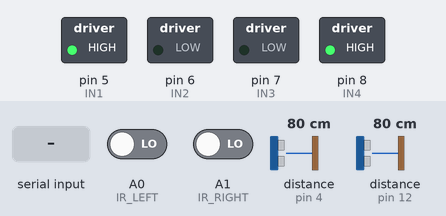
The sketch below on a simulated Arduino Uno, built with avr-gcc and run on an emulated ATmega328P. Shown: switched loads named in the sketch (green lamp = pin HIGH). Wiring (inferred from the names in the program): ultrasonic range finder: trigger pin 13; echo pin 12. The test bench sets the inputs (shaded band); at power-on: A0 (IR_LEFT) LOW, distance to the obstacle (sensors on pin 12, pin 4) 80 cm, A1 (IR_RIGHT) LOW. The echo pulse lasts 58.3 µs per cm; pins used as bus, display or sensor lines are not drawn; what the sketch prints to the serial monitor is not drawn.

Above: at 4.0 s.
4.1 s: A0 (IR_LEFT) driven HIGH
At 4.5 s:
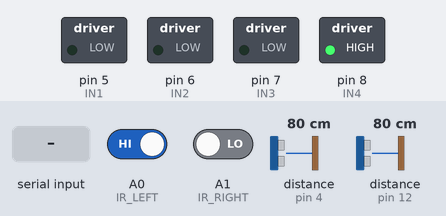
5.6 s: distance to the obstacle (sensor on pin 12) set to 24 cm
7.3 s: distance to the obstacle (sensor on pin 12) set to 19 cm
At 9.0 s:
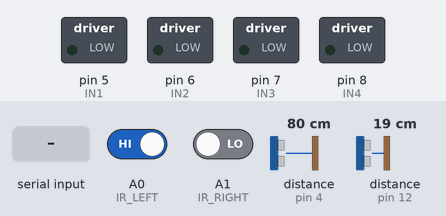
9.3 s: "M" received over Serial
11.3 s: "B" received over Serial
At 12.2 s:
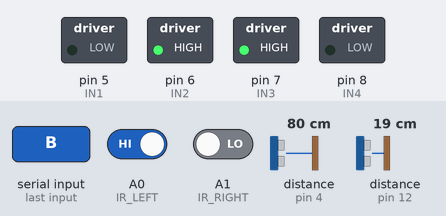
12.8 s: "L" received over Serial
At 13.3 s:
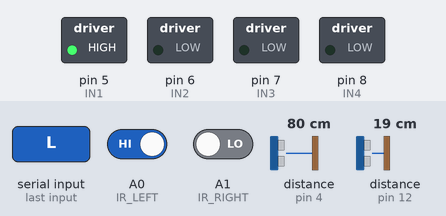
Timing chart, 0 to 15.3 s (numbered marks = the images above; inputs shaded):
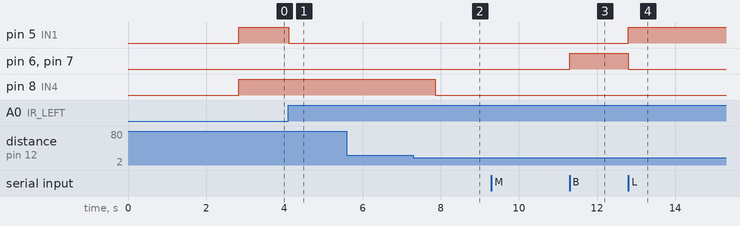

Measured:
- the behaviour switches between 22 and 21 cm on distance to the obstacle (sensor on pin 12) (found by bisection; images 1 and 2)
- after the input at 4.1 s, pin 5 (IN1): HIGH → LOW at once
- after the input at 5.6 s, every drawn part: stays the same
- after the input at 7.3 s, pin 8 (IN4): HIGH → LOW after 0.56 s
- after the input at 9.3 s, every drawn part: stays the same
- after the input at 11.3 s, pin 6 (IN2), pin 7 (IN3): LOW → HIGH at once
- after the input at 12.8 s, pin 5 (IN1): LOW → HIGH at once; pin 6 (IN2), pin 7 (IN3): HIGH → LOW at once

The sketch:

buggy_integrated.ino
```cpp
/*
 * ============================================================
 *  INTEGRATED AUTONOMOUS BUGGY CONTROLLER
 * ============================================================
 *  Features:
 *   - Line following via dual IR sensors (A0, A1)
 *   - Obstacle detection via HC-SR04 ultrasonic sensor
 *   - Gantry detection via RF pulse on pin 4
 *   - Full supervisory serial control (F/B/L/R/S/A/P commands)
 *   - Completes exactly 2 clockwise laps of the track
 *   - Safe parking on obstacle or manual command
 *   - Prints buggy state at every gantry and key event
 * ============================================================
 *  PIN MAPPING
 *   Motor A  IN1 → D5   IN2 → D6
 *   Motor B  IN3 → D7   IN4 → D8
 *   IR Left  → A0    IR Right → A1
 *   Ultrasonic TRIG → D13   ECHO → D12
 *   RF/Gantry pulse → D4
 * ============================================================
 */

// ── Motor pins ───────────────────────────────────────────────
#define IN1 5
#define IN2 6
#define IN3 7
#define IN4 8

// ── Sensor pins ──────────────────────────────────────────────
#define IR_LEFT   A0
#define IR_RIGHT  A1
#define TRIG_PIN  13
#define ECHO_PIN  12
#define RF_PIN    4

// ── Tuning constants ─────────────────────────────────────────
#define OBSTACLE_DIST_CM   20     // Stop if object closer than this
#define GANTRY_COUNT        3     // Total gantries per lap
#define TOTAL_LAPS          2     // Number of clockwise laps to complete
#define GANTRY_PAUSE_MS  1000     // Pause at each gantry (ms)
#define OBSTACLE_PAUSE_MS 2000    // Pause when obstacle detected (ms)
#define PARK_SETTLE_MS    500     // Settle delay after parking

// ── Gantry RF pulse windows (µs) ─────────────────────────────
#define GANTRY1_LOW  1500
#define GANTRY1_HIGH 2000
#define GANTRY2_LOW  2500
#define GANTRY2_HIGH 3000
#define GANTRY3_LOW   500
#define GANTRY3_HIGH 1000

// ── Mode flags ───────────────────────────────────────────────
//   MODE_AUTO   : full autonomous line-follow + obstacle avoid
//   MODE_MANUAL : serial supervisory control overrides motors
#define MODE_AUTO   0
#define MODE_MANUAL 1

// ── Global state ─────────────────────────────────────────────
int  mode        = MODE_AUTO;   // current operating mode
int  lapCount    = 0;           // completed laps
int  gantryCount = 0;           // gantries passed this lap
bool parked      = false;       // true when safely parked
bool obstacleHeld = false;      // true while obstacle is blocking
long duration;
int  distance;

// ─────────────────────────────────────────────────────────────
//  MOTOR PRIMITIVES
// ─────────────────────────────────────────────────────────────
void motorStop() {
  digitalWrite(IN1, LOW);
  digitalWrite(IN2, LOW);
  digitalWrite(IN3, LOW);
  digitalWrite(IN4, LOW);
}

void forward() {
  digitalWrite(IN1, HIGH); digitalWrite(IN2, LOW);
  digitalWrite(IN3, LOW);  digitalWrite(IN4, HIGH);
}

void backward() {
  digitalWrite(IN1, LOW);  digitalWrite(IN2, HIGH);
  digitalWrite(IN3, HIGH); digitalWrite(IN4, LOW);
}

// Gentle left curve  – left motor slower (off), right motor on
void turnLeft() {
  digitalWrite(IN1, HIGH); digitalWrite(IN2, LOW);
  digitalWrite(IN3, LOW);  digitalWrite(IN4, LOW);
}

// Gentle right curve – right motor slower (off), left motor on
void turnRight() {
  digitalWrite(IN1, LOW);  digitalWrite(IN2, LOW);
  digitalWrite(IN3, LOW);  digitalWrite(IN4, HIGH);
}

// Pivot clockwise in place
void pivotClockwise() {
  digitalWrite(IN1, LOW);  digitalWrite(IN2, HIGH);
  digitalWrite(IN3, LOW);  digitalWrite(IN4, HIGH);
}

// Pivot anti-clockwise in place
void pivotAntiClockwise() {
  digitalWrite(IN1, HIGH); digitalWrite(IN2, LOW);
  digitalWrite(IN3, HIGH); digitalWrite(IN4, LOW);
}

// ─────────────────────────────────────────────────────────────
//  ULTRASONIC DISTANCE
// ─────────────────────────────────────────────────────────────
int readDistanceCM() {
  digitalWrite(TRIG_PIN, LOW);
  delayMicroseconds(2);
  digitalWrite(TRIG_PIN, HIGH);
  delayMicroseconds(10);
  digitalWrite(TRIG_PIN, LOW);
  duration = pulseIn(ECHO_PIN, HIGH, 30000); // 30 ms timeout
  if (duration == 0) return 999;             // no echo → clear
  return (int)(duration * 0.0343 / 2.0);
}

// ─────────────────────────────────────────────────────────────
//  GANTRY DETECTION  (RF pulse width)
// ─────────────────────────────────────────────────────────────
// Returns 0 if no gantry, 1/2/3 for the matching gantry
int detectGantry() {
  if (digitalRead(RF_PIN) == LOW) return 0;
  unsigned long pw = pulseIn(RF_PIN, HIGH, 5000); // 5 ms timeout
  if (pw == 0) return 0;
  if (pw > GANTRY1_LOW && pw < GANTRY1_HIGH) return 1;
  if (pw > GANTRY2_LOW && pw < GANTRY2_HIGH) return 2;
  if (pw > GANTRY3_LOW && pw < GANTRY3_HIGH) return 3;
  return 0;
}

// ─────────────────────────────────────────────────────────────
//  STATUS PRINTING
// ─────────────────────────────────────────────────────────────
void printTrackState(const char* event) {
  int l = digitalRead(IR_LEFT);
  int r = digitalRead(IR_RIGHT);
  int d = readDistanceCM();

  Serial.println(F("╔══════════════════════════════╗"));
  Serial.println(F("║      BUGGY STATUS REPORT     ║"));
  Serial.println(F("╠══════════════════════════════╣"));

  Serial.print  (F("║ Event      : ")); Serial.println(event);
  Serial.print  (F("║ Lap        : ")); Serial.print(lapCount);
  Serial.print  (F(" / ")); Serial.println(TOTAL_LAPS);
  Serial.print  (F("║ Gantry #   : ")); Serial.println(gantryCount);
  Serial.print  (F("║ IR Left    : ")); Serial.println(l ? "ON LINE" : "OFF LINE");
  Serial.print  (F("║ IR Right   : ")); Serial.println(r ? "ON LINE" : "OFF LINE");
  Serial.print  (F("║ Distance   : ")); Serial.print(d); Serial.println(F(" cm"));
  Serial.print  (F("║ Mode       : ")); Serial.println(mode == MODE_AUTO ? "AUTO" : "MANUAL");
  Serial.print  (F("║ Parked     : ")); Serial.println(parked ? "YES" : "NO");
  Serial.println(F("╚══════════════════════════════╝"));
  Serial.println();
}

void printObstacleWarning(int dist) {
  Serial.print(F("[OBSTACLE] Object detected at "));
  Serial.print(dist);
  Serial.println(F(" cm — buggy stopped."));
}

void printLapComplete() {
  Serial.print(F("[LAP] Lap "));
  Serial.print(lapCount);
  Serial.println(F(" complete!"));
  if (lapCount >= TOTAL_LAPS) {
    Serial.println(F("[MISSION] 2 laps completed. Parking buggy."));
  }
}

// ─────────────────────────────────────────────────────────────
//  SAFE PARK
// ─────────────────────────────────────────────────────────────
void safePark(const char* reason) {
  motorStop();
  parked = true;
  Serial.print(F("[PARK] Buggy parked. Reason: "));
  Serial.println(reason);
  printTrackState("PARKED");
}

// ─────────────────────────────────────────────────────────────
//  GANTRY HANDLER
//  Called each time a gantry is detected
// ─────────────────────────────────────────────────────────────
void handleGantry(int g) {
  motorStop();
  gantryCount++;

  // Every time we pass gantry 1 after the start, we completed a lap
  // Track layout: gantries are 1 → 2 → 3 per lap
  if (g == GANTRY_COUNT) {        // passed the last gantry = lap done
    lapCount++;
    printLapComplete();
    gantryCount = 0;              // reset per-lap gantry counter
  }

  char label[32];
  snprintf(label, sizeof(label), "GANTRY %d", g);
  printTrackState(label);

  delay(GANTRY_PAUSE_MS);

  // After 2 laps, park permanently
  if (lapCount >= TOTAL_LAPS) {
    safePark("2 laps completed");
  }
}

// ─────────────────────────────────────────────────────────────
//  AUTONOMOUS LINE-FOLLOWING STEP
//  Called every loop iteration when in AUTO mode
// ─────────────────────────────────────────────────────────────
void autoStep() {
  // 1. Obstacle check
  distance = readDistanceCM();
  if (distance <= OBSTACLE_DIST_CM) {
    if (!obstacleHeld) {
      obstacleHeld = true;
      printObstacleWarning(distance);
      printTrackState("OBSTACLE DETECTED");
    }
    motorStop();
    delay(OBSTACLE_PAUSE_MS);
    return;                       // wait until clear
  }
  obstacleHeld = false;           // obstacle gone, resume

  // 2. Gantry check
  int g = detectGantry();
  if (g > 0) {
    handleGantry(g);
    return;                       // gantry handling already called motor functions
  }

  // 3. Line following (IR sensors)
  //    Sensor logic: HIGH = on black line, LOW = off line
  int l = digitalRead(IR_LEFT);
  int r = digitalRead(IR_RIGHT);

  if      (l == 1 && r == 1) { forward();    }   // both on line → go forward
  else if (l == 0 && r == 1) { turnLeft();   }   // drifted right → steer left
  else if (l == 1 && r == 0) { turnRight();  }   // drifted left → steer right
  else                        { forward();   }    // both off → continue forward
}

// ─────────────────────────────────────────────────────────────
//  SERIAL SUPERVISORY CONTROL
//  Commands:
//    F – forward       B – backward
//    L – left          R – right
//    C – clockwise     A – anticlockwise
//    S – stop          P – safe park
//    M – toggle auto/manual mode
//    ? – print status
// ─────────────────────────────────────────────────────────────
void handleSerial() {
  if (!Serial.available()) return;
  char cmd = (char)Serial.read();

  // Mode toggle is always available
  if (cmd == 'M') {
    mode = (mode == MODE_AUTO) ? MODE_MANUAL : MODE_AUTO;
    Serial.print(F("[CMD] Mode → "));
    Serial.println(mode == MODE_AUTO ? "AUTO" : "MANUAL");
    if (mode == MODE_AUTO) parked = false; // resume auto
    return;
  }

  if (cmd == '?') {
    printTrackState("MANUAL QUERY");
    return;
  }

  // In AUTO mode only P (park) and M are accepted
  if (mode == MODE_AUTO) {
    if (cmd == 'P') { safePark("manual command"); }
    else {
      Serial.println(F("[CMD] In AUTO mode. Send 'M' to switch to MANUAL, 'P' to park."));
    }
    return;
  }

  // ── MANUAL mode commands ─────────────────────────────────
  parked = false;   // any manual movement unparks
  switch (cmd) {
    case 'F': forward();           Serial.println(F("[CMD] Forward"));        break;
    case 'B': backward();          Serial.println(F("[CMD] Backward"));       break;
    case 'L': turnLeft();          Serial.println(F("[CMD] Left"));           break;
    case 'R': turnRight();         Serial.println(F("[CMD] Right"));          break;
    case 'C': pivotClockwise();    Serial.println(F("[CMD] Clockwise"));      break;
    case 'A': pivotAntiClockwise();Serial.println(F("[CMD] Anti-clockwise")); break;
    case 'S': motorStop();         Serial.println(F("[CMD] Stop"));           break;
    case 'P': safePark("manual command");                                      break;
    default:
      Serial.print(F("[CMD] Unknown: ")); Serial.println(cmd);
      Serial.println(F("  Valid: F B L R C A S P M ?"));
  }
}

// ─────────────────────────────────────────────────────────────
//  SETUP
// ─────────────────────────────────────────────────────────────
void setup() {
  Serial.begin(9600);

  pinMode(IN1, OUTPUT); pinMode(IN2, OUTPUT);
  pinMode(IN3, OUTPUT); pinMode(IN4, OUTPUT);

  pinMode(IR_LEFT,  INPUT);
  pinMode(IR_RIGHT, INPUT);
  pinMode(TRIG_PIN, OUTPUT);
  pinMode(ECHO_PIN, INPUT);
  pinMode(RF_PIN,   INPUT);

  motorStop();

  Serial.println(F("============================================"));
  Serial.println(F("  INTEGRATED BUGGY CONTROLLER - READY"));
  Serial.println(F("============================================"));
  Serial.println(F("  Mode    : AUTO (line-follow + obstacle)"));
  Serial.println(F("  Mission : 2 clockwise laps"));
  Serial.println(F("  Send 'M' to toggle MANUAL/AUTO mode"));
  Serial.println(F("  Send '?' for status at any time"));
  Serial.println(F("============================================"));
  Serial.println();

  printTrackState("STARTUP");
  delay(2000);    // brief ready-pause before starting
}

// ─────────────────────────────────────────────────────────────
//  MAIN LOOP
// ─────────────────────────────────────────────────────────────
void loop() {
  // Always handle serial input first (highest priority)
  handleSerial();

  // If parked, do nothing until operator intervenes
  if (parked) {
    return;
  }

  // Autonomous mode
  if (mode == MODE_AUTO) {
    autoStep();
  }
  // Manual mode: motors are driven entirely by serial commands;
  // no autonomous step needed here.
}
```
